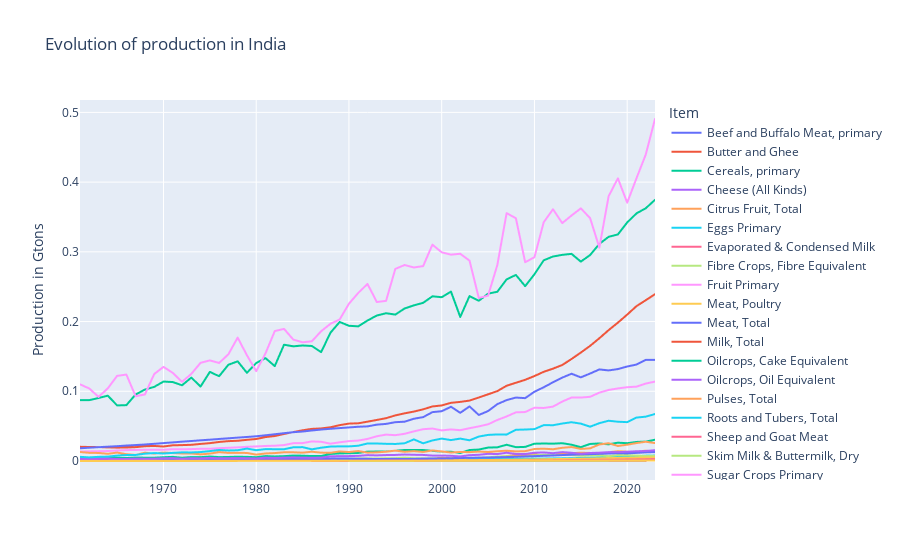

Notebook code for this chart:
### Markdown cell above
### India

### Code cell
india_prod = get_country_production_items(df_prod, "India")
px.line(data_frame=india_prod, 
       x="Year",
       y="Value",
       color="Item",
       title="Evolution of production in India",
       labels={"Year":"","Value":"Production in Gtons"})
